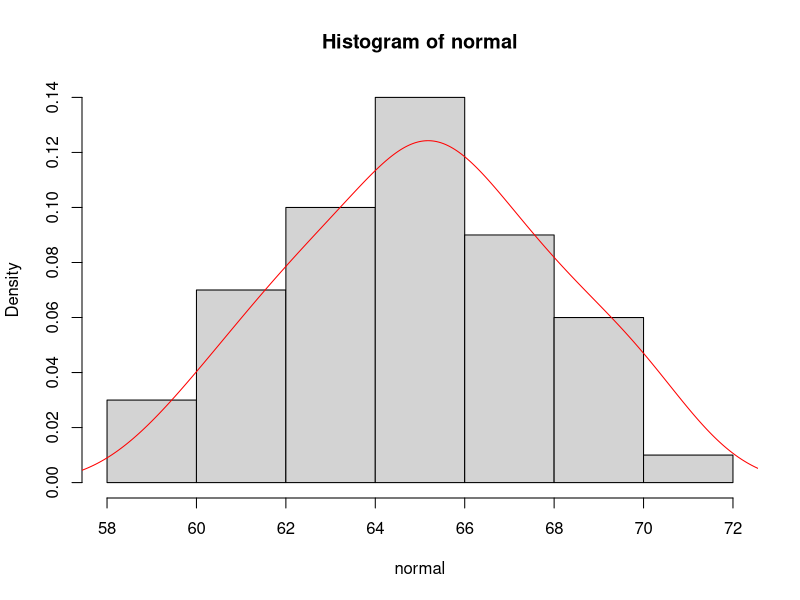
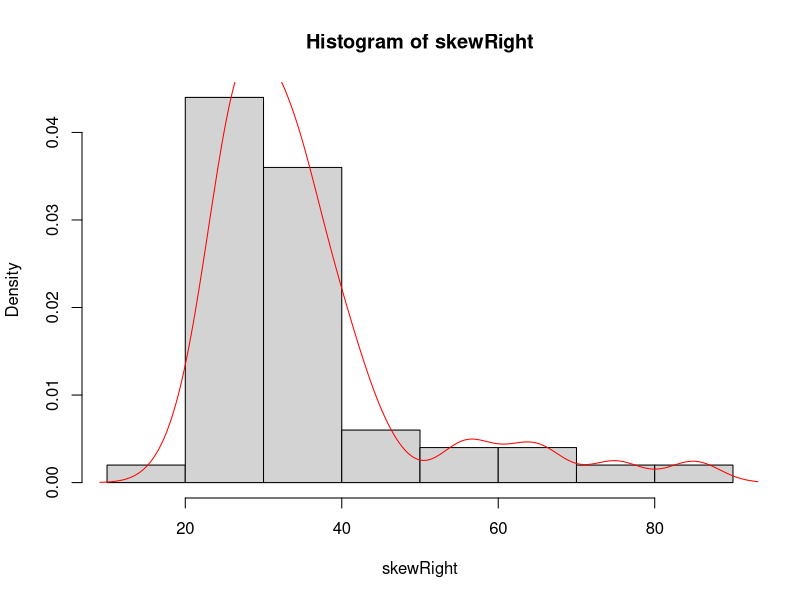
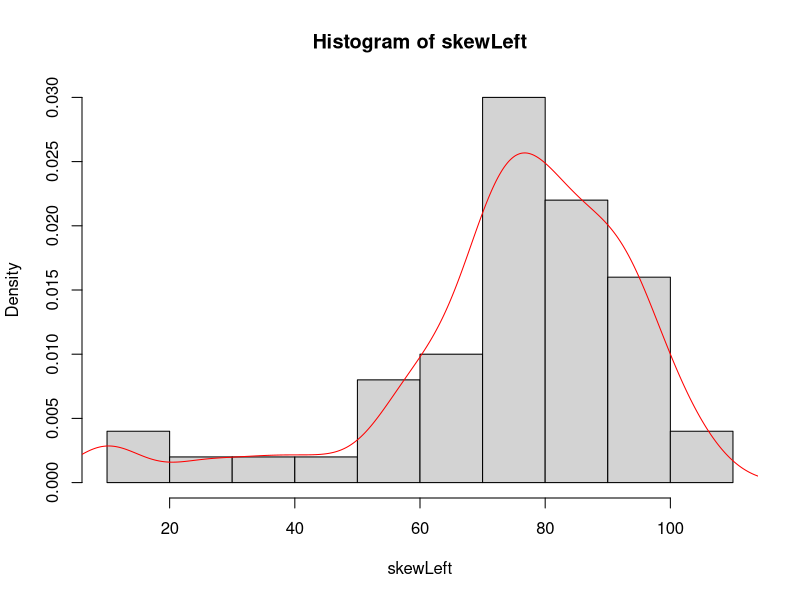
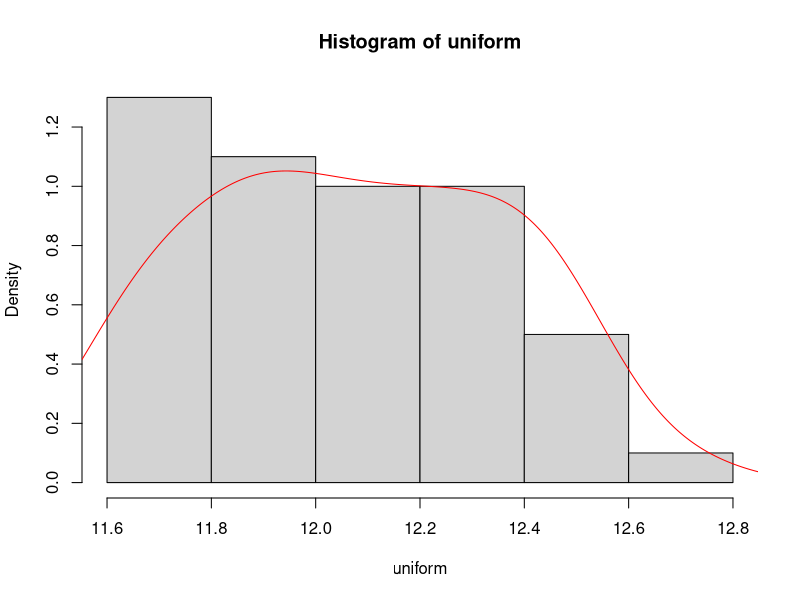

Write the R code that produced these figures, in order.
normal <- c(67, 69, 
            70, 62, 
            63, 67, 
            65, 59, 
            68, 66, 
            60, 65, 
            70, 63, 
            64, 65, 
            69, 60, 
            61, 67, 
            66, 64, 
            65, 68, 
            71, 61, 
            62, 69, 
            66, 65, 
            68, 62, 
            64, 67, 
            67, 70, 
            62, 64, 
            66, 63, 
            65, 68, 
            63, 64, 
            66, 65, 
            65, 61, 
            63, 66)

skewRight <- c(31, 40, 
               43, 24, 
               30, 29, 
               30, 24, 
               38, 27, 
               26, 35, 
               29, 33, 
               55, 75, 
               46, 38, 
               26, 34, 
               29, 85, 
               57, 29, 
               34, 40, 
               34, 41, 
               36, 35, 
               40, 26, 
               28, 34, 
               26, 19, 
               66, 23, 
               63, 28, 
               30, 26, 
               33, 31, 
               24, 25, 
               35, 22, 
               34, 28)

skewLeft <- c(102, 87,
              55, 104,
              70, 75, 
              95, 80, 
              73, 66, 
              79, 93, 
              60, 90, 
              73, 84, 
              89, 73, 
              85, 98, 
              72, 79, 
              92, 35, 
              76, 71, 
              93, 90, 
              76, 71, 
              97, 63, 
              10, 58, 
              70, 82, 
              85, 72, 
              25, 93, 
              83, 44, 
              58, 65, 
              10, 77, 
              92, 81, 
              82, 77)

uniform <- c(12.1, 11.6, 
             12.1, 11.6, 
             12.4, 12.0, 
             12.1, 11.6, 
             12.1, 11.6, 
             12.2, 11.7, 
             12.2, 12.3, 
             12.2, 12.7, 
             11.9, 11.7, 
             12.2, 11.7, 
             12.3, 11.8, 
             12.3, 12.5, 
             11.7, 11.8, 
             12.3, 11.8, 
             12.3, 11.8, 
             12.4, 11.9,
             12.4, 11.9, 
             12.1, 11.9, 
             12.4, 12.2, 
             12.4, 11.9, 
             12.5, 12.0, 
             11.8, 11.9, 
             12.5, 12.0, 
             12.5, 12.0, 
             12.5, 12.0)

hist(normal, freq = FALSE)
lines(density(normal), col = "red")

hist(skewRight, freq = FALSE)
lines(density(skewRight), col = "red")

hist(skewLeft, freq = FALSE)
lines(density(skewLeft), col = "red")

hist(uniform, freq = FALSE)
lines(density(uniform), col = "red")

#####

#Normal (About 0)

normM1 <- sum(normal) / length(normal)
normM2 <- sum(normal^2) / length(normal)
normM3 <- sum(normal^3) / length(normal)
normM4 <- sum(normal^4) / length(normal)

print(paste0("First Moment of Normal is: ", normM1))
print(paste0("Second Moment of Normal is: ", normM2))
print(paste0("Third Moment of Normal is: ", normM3))
print(paste0("Fourth Moment of Normal is: ", normM4))

#####

# Skewed Right (About 0)

srM1 <- sum(skewRight) / length(skewRight)
srM2 <- sum(skewRight^2) / length(skewRight)
srM3 <- sum(skewRight^3) / length(skewRight)
srM4 <- sum(skewRight^4) / length(skewRight)

print(paste0("First Moment of Skewed Right is: ", srM1))
print(paste0("Second Moment of Skewed Right is: ", srM2))
print(paste0("Third Moment of Skewed Right is: ", srM3))
print(paste0("Fourth Moment of Skewed Right is: ", srM4))

#####

#Skewed Left (About 0)

slM1 <- sum(skewLeft) / length(skewLeft)
slM2 <- sum(skewLeft^2) / length(skewLeft)
slM3 <- sum(skewLeft^3) / length(skewLeft)
slM4 <- sum(skewLeft^4) / length(skewLeft)

print(paste0("First Moment of Skewed Left is: ", slM1))
print(paste0("Second Moment of Skewed Left is: ", slM2))
print(paste0("Third Moment of Skewed Left is: ", slM3))
print(paste0("Fourth Moment of Skewed Left is: ", slM4))

#####

# Uniform (About 0)

unifM1 <- sum(uniform) / length(uniform)
unifM2 <- sum(uniform^2) / length(uniform)
unifM3 <- sum(uniform^3) / length(uniform)
unifM4 <- sum(uniform^4) / length(uniform)

print(paste0("First Moment of Uniform is: ", unifM1))
print(paste0("Second Moment of Uniform is: ", unifM2))
print(paste0("Third Moment of Uniform is: ", unifM3))
print(paste0("Fourth Moment of Uniform is: ", unifM4))

#####

# Normal  (About Mean)

normM1M <- sum(normal - mean(normal)) / length(normal)
normM2M <- sum((normal - mean(normal))^2) / length(normal)
normM3M <- sum((normal - mean(normal))^3) / length(normal)
normM4M <- sum((normal - mean(normal))^4) / length(normal)

print(paste0("First Moment of Normal about the Mean is: ", normM1M))
print(paste0("Second Moment of Normal about the Mean is: ", normM2M))
print(paste0("Third Moment of Normal about the Mean is: ", normM3M))
print(paste0("Fourth Moment of Normal about the Mean is: ", normM4M))

#####

# Skewed Right (About Mean)

srM1M <- sum(skewRight - mean(skewRight)) / length(skewRight)
srM2M <- sum((skewRight - mean(skewRight))^2) / length(skewRight)
srM3M <- sum((skewRight - mean(skewRight))^3) / length(skewRight)
srM4M <- sum((skewRight - mean(skewRight))^4) / length(skewRight)

print(paste0("First Moment of Skewed Right about the Mean is: ", srM1M))
print(paste0("Second Moment of Skewed Right about the Mean is: ", srM2M))
print(paste0("Third Moment of Skewed Right about the Mean is: ", srM3M))
print(paste0("Fourth Moment of Skewed Right about the Mean is: ", srM4M))

#####

# Skewed Left (About Mean)

slM1M <- sum(skewLeft - mean(skewLeft)) / length(skewLeft)
slM2M <- sum((skewLeft - mean(skewLeft))^2) / length(skewLeft)
slM3M <- sum((skewLeft - mean(skewLeft))^3) / length(skewLeft)
slM4M <- sum((skewLeft - mean(skewLeft))^4) / length(skewLeft)

print(paste0("First Moment of Skewed Left about the Mean is: ", slM1M))
print(paste0("Second Moment of Skewed Left about the Mean is: ", slM2M))
print(paste0("Third Moment of Skewed Left about the Mean is: ", slM3M))
print(paste0("Fourth Moment of Skewed Left about the Mean is: ", slM4M))

#####

# Uniform (About Mean)

unifM1M <- sum(uniform - mean(uniform)) / length(uniform)
unifM2M <- sum((uniform - mean(uniform))^2) / length(uniform)
unifM3M <- sum((uniform - mean(uniform))^3) / length(uniform)
unifM4M <- sum((uniform - mean(uniform))^4) / length(uniform)

print(paste0("First Moment of Uniform about the Mean is: ", unifM1M))
print(paste0("Second Moment of Uniform about the Mean is: ", unifM2M))
print(paste0("Third Moment of Uniform about the Mean is: ", unifM3M))
print(paste0("Fourth Moment of Uniform about the Mean is: ", unifM4M))

#####

# Normal  (About 75)

normM175 <- sum(normal - 75) / length(normal)
normM275 <- sum((normal - 75)^2) / length(normal)
normM375 <- sum((normal - 75)^3) / length(normal)
normM475 <- sum((normal - 75)^4) / length(normal)

print(paste0("First Moment of Normal about the number 75 is: ", normM175))
print(paste0("Second Moment of Normal about the number 75 is: ", normM275))
print(paste0("Third Moment of Normal about the number 75 is: ", normM375))
print(paste0("Fourth Moment of Normal about the number 75 is: ", normM475))

#####

Moments = c("First Moment", "Second Moment", "Third Moment", "Fourth Moment", 
            "First Moment About the Mean", "Second Moment About the Mean", "Third Moment About the Mean", "Fourth Moment About the Mean", 
            "First Moment About the number 75", "Second Moment About the number 75", "Third Moment About the number 75", "Fourth Moment About the number 75")
Normal <- c(normM1, normM2, normM3, normM4, normM1M, normM2M, normM3M, normM4M, normM175, normM275, normM375, normM475)
Skewed_Right <- c(srM1, srM2, srM3, srM4, srM1M, srM2M, srM3M, srM4M, NA, NA, NA, NA)
Skewed_Left <- c(slM1, slM2, slM3, slM4, slM1M, slM2M, slM3M, slM4M, NA, NA, NA, NA)
Uniform <- c(unifM1, unifM2, unifM3, unifM4, unifM1M, unifM2M, unifM3M, unifM4M, NA, NA, NA, NA)

df <- data.frame(Moments, Normal, Skewed_Right, Skewed_Left, Uniform)

#####

